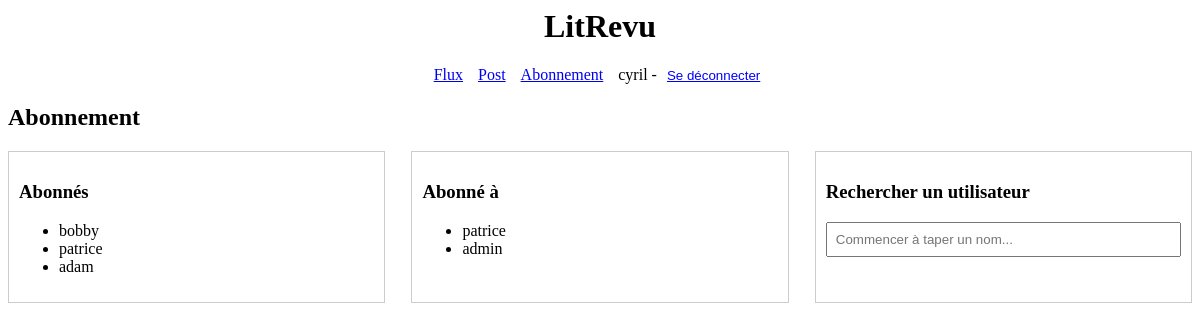
/abonnement/ (signed in), run on an earlier commit of the app's database.
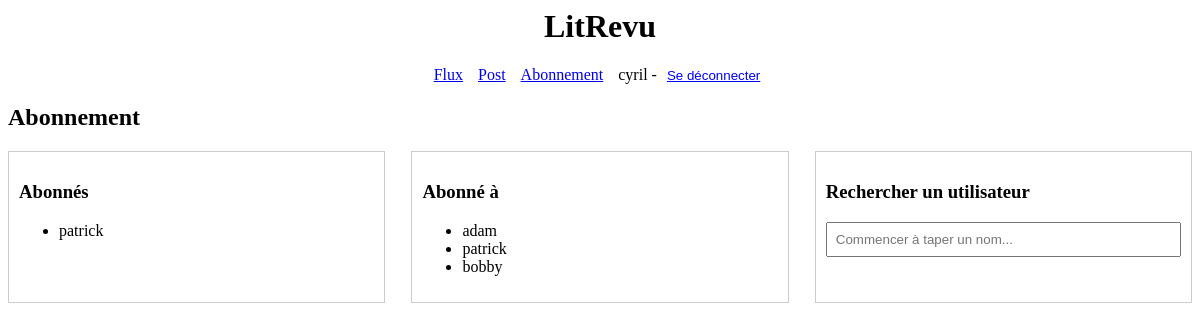
And on a later commit of the database.
### authentication/models.py (models this page shows)
class User(AbstractUser):
    CREATOR = 'CREATOR'
    SUBSCRIBER = 'SUBSCRIBER'
    ROLE_CHOICES = (
        (CREATOR, 'Créateur'),
        (SUBSCRIBER, 'Abonné'),
    )
    role = models.CharField(max_length=30, choices=ROLE_CHOICES, verbose_name='Role')
    profile_picture = models.ImageField(upload_to='profile_pictures/', blank=True, null=True, verbose_name='Photo de profil')
    presentation = models.TextField(blank=True, null=True, verbose_name='Présentation')

### app/views.py (the view)
# urls.py: path('abonnement/', views.abonnement, name='abonnement'),
def abonnement(request):
    followers = [relation.user for relation in request.user.followed_by.all()]
    following = [relation.followed_user for relation in request.user.following.all()]
    return render(request, 'app/abonnement.html', {'followers': followers, 'following': following})

### app/templates/app/abonnement.html (shortened to what this page needs)
{% extends 'base.html' %}
{% block content %}
<h2>Abonnement</h2>
<div style="display: flex; justify-content: space-between;">
    <div id="followers-section" style="width: 30%; border: 1px solid #ccc; padding: 10px;">
        <h3>Abonnés</h3>
        <ul>
            {% for follower in followers %}
                <li>{{ follower.username }}</li>
            {% endfor %}
        </ul>
    </div>
    <div id="following-section" style="width: 30%; border: 1px solid #ccc; padding: 10px;">
        <h3>Abonné à</h3>
        <ul>
            {% for following in following %}
                <li>{{ following.username }}</li>
            {% endfor %}
        </ul>
    </div>
    <div style="width: 30%; border: 1px solid #ccc; padding: 10px;">
        <h3>Rechercher un utilisateur</h3>
        <div class="search-container">
            <input type="text" id="user-search-input" placeholder="Commencer à taper un nom..." oninput="searchUsers(this.value)">
        </div>
    </div>
</div>
{% endblock %}

### templates/base.html (shortened to what this page needs)
<html>
    <head>
    </head>
    <body>
        <h1 style="text-align: center;">LitRevu</h1>
        {% if user.is_authenticated %}
            <nav>
                <ul style="display: flex; justify-content: center; list-style: none; padding: 0;">
                    <li style="margin-right: 15px;"><a href="{% url 'flux' %}">Flux</a></li>
                    <li style="margin-right: 15px;"><a href="{% url 'post' %}">Post</a></li>
                    <li style="margin-right: 15px;"><a href="{% url 'abonnement' %}">Abonnement</a></li>
                    <li>{{ request.user }} -
                        <form method="post" action="{% url 'logout' %}" style="display: inline;">
                            <button type="submit" style="background: none; border: none; color: blue; cursor: pointer; text-decoration: underline;">Se déconnecter</button>
                        </form>
                    </li>
                </ul>
            </nav>
        {% endif %}
        {% block content %}{% endblock content %}
    </body>
</html>

### app/templates/app/abonnement.html (style rules this page uses)
.search-container { position: relative; width: 100%; }
#user-search-input { width: 100%; padding: 8px; box-sizing: border-box; margin-bottom: 5px; }

What changed in the data, as far as the page shows it:
removed User: username "patrice"
no longer on this page (row edited): User: username "admin", shown under "Abonné à"
added User: username "patrick"
shown differently, row unchanged: User "adam": moves from the list under "Abonnés" to the list under "Abonné à"
changed User "bobby": moves from the list under "Abonnés" to the list under "Abonné à"
